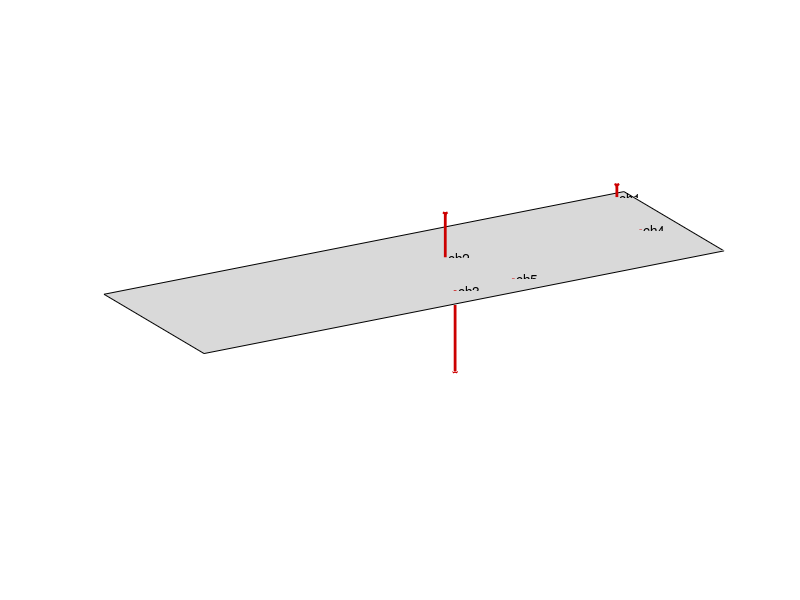

MATLAB code to generate this figure:
function shapePlotPlate(plateDim, dofPos, shape, figTitle)
%COMPLEXSHAPEPLOTDEFAULT Summary of this function goes here
%   Detailed explanation goes here

if nargin < 3
    warning('shape mising');
    plateDim = [3, 1];
    dofPos = rand(5, 2) .* plateDim;
    shape = randn(1, 5);
end

if nargin < 4
    figTitle = '';
end

%%
n = length(shape);

shape = 0.4 * max(plateDim)/max(abs(shape)) * shape;

fig = figure('Name', figTitle);
set(fig, 'Position', get(fig, 'Position') .* [1 1 1.2 0.9]);
ax = axes(fig);
hold(ax, 'on');
% legend(ax, 'AutoUpdate' ,'off');

% plate
Xplate = [0, 0; plateDim(1), plateDim(1)];
Yplate = [0, plateDim(2); 0, plateDim(2)];
Zplate = zeros(2);

surf(ax, Xplate, Yplate, Zplate, 'EdgeColor', 'black', 'FaceColor', 0.5*[1 1 1], 'FaceAlpha', 0.3);

% dof
for k = 1:n
    X = dofPos(k, 1) * ones(1, 2);
    Y = dofPos(k, 2) * ones(1, 2);
    Z = [0, shape(k)];
    
    dofColor = 0.8 * [1 0 0];
    
    plot3(ax, X, Y, Z, 'LineWidth', 2, 'DisplayName', ['dof', num2str(k)], 'Color', dofColor);
    
    %scatter3(ax, X(1), Y(1), Z(1), 2, 'X', 'LineWidth', 10, 'MarkerEdgeColor', dofColor);
    if shape(k) >= 0
        arrowPointer = '^';
    else
        arrowPointer = 'v';
    end
    scatter3(ax, X(2), Y(2), Z(2), 2, arrowPointer, 'LineWidth', 3, 'MarkerEdgeColor', dofColor);
    
    %text(ax, X(2), Y(2), Z(2) + 0.1*sign(shape(k))*max(abs(shape)), ['', num2str(k)]);
    text(ax, X(1), Y(1), Z(1), [' ch', num2str(k)]);
end


% legendNames = {};
% for k = 1:length(shape)
%     legendNames{end+1} = ['dof', num2str(k)];
% end
% 
% legend(ax, legendNames);



view(ax, -30, 20);

pbaspect(ax, [plateDim, 0.3*max(plateDim)]);
set(ax,'visible','off');


end
